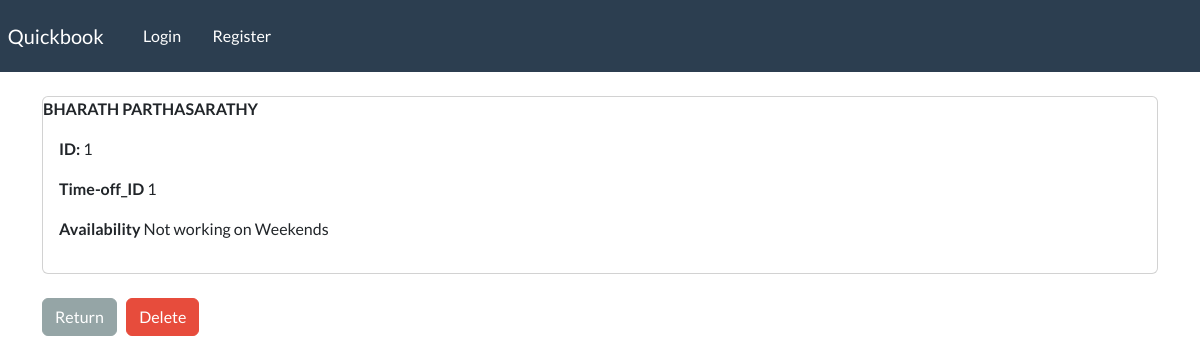
Page /toff-record/1 on the committed database.
### webapp/models.py (models this page shows)
class time_off_table(models.Model):
    Timeoff_id= models.AutoField(primary_key=True)
    timeoff_available= models.TextField()
    emp_fname=models.CharField(max_length=100)
    emp_lname=models.CharField(max_length=100)
    emp_id=models.ForeignKey(employee_record,on_delete=models.CASCADE, null=True)

class employee_record(models.Model):
    emp_id = models.AutoField(primary_key=True)
    emp_fname = models.CharField(max_length=100)
    emp_lname = models.CharField(max_length=100)
    emp_email = models.CharField(max_length=100)
    emp_phone = models.IntegerField()
    emp_address = models.CharField(max_length=250)
    emp_designation = models.CharField(max_length=100)
    def __str__(self):
        return str(self.emp_id)

### webapp/views.py (the view)
# urls.py: path('toff-record/<int:pk>', views.timeoff_record, name="toff-record"),
def timeoff_record(request, pk):
     all_record = time_off_table.objects.get(Timeoff_id=pk)
     context = {'records_tof': all_record}
     return render(request, 'webapp/timeoff_record.html', context=context)

### webapp/templates/webapp/timeoff_record.html (shortened to what this page needs)
{% extends 'webapp/base.html' %}
{% block content %}
<div class="card">
    <strong>
        {{records_tof.emp_fname|upper}}
        {{records_tof.emp_lname|upper}}
    </strong>
    <div class="card-body">
        <p> <strong> ID: </strong> {{records_tof.emp_id}} </p>
        <p> <strong> Time-off_ID </strong> {{records_tof.Timeoff_id}} </p>
        <p> <strong> Availability </strong> {{records_tof.timeoff_available}} </p>
    </div>
</div>
<br>
    <a href="{% url 'time-off' %}" class="btn btn-secondary"> Return </a>
    <a href="{% url 'delete-record-toff' records_tof.Timeoff_id %}" class="btn btn-danger"> Delete </a>
{% endblock %}

### rows in the picture
time_off_table: emp_fname "BHARATH", emp_lname "PARTHASARATHY", emp_id "1", Timeoff_id "1", timeoff_available "Not working on Weekends"
